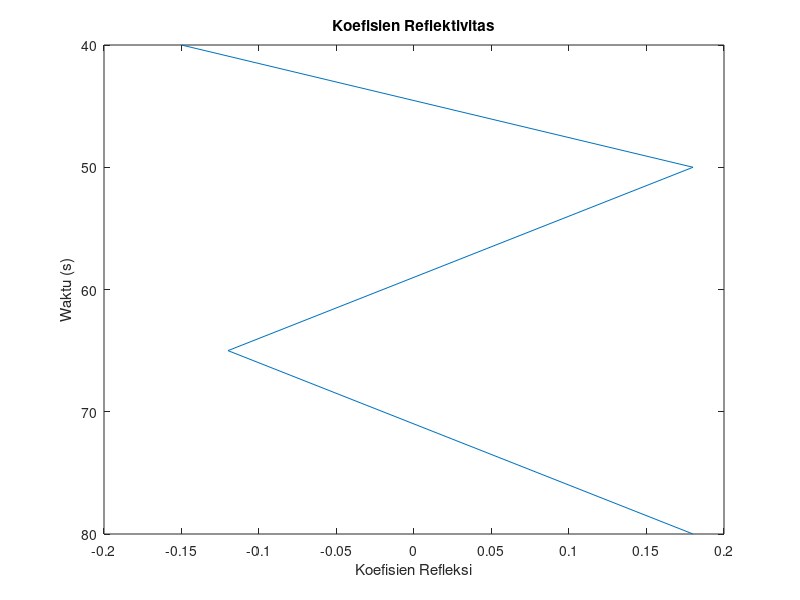
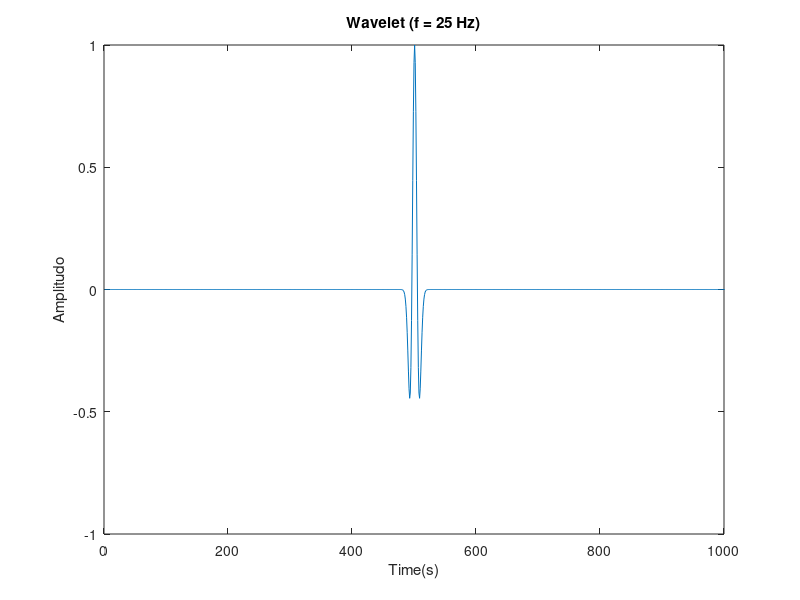
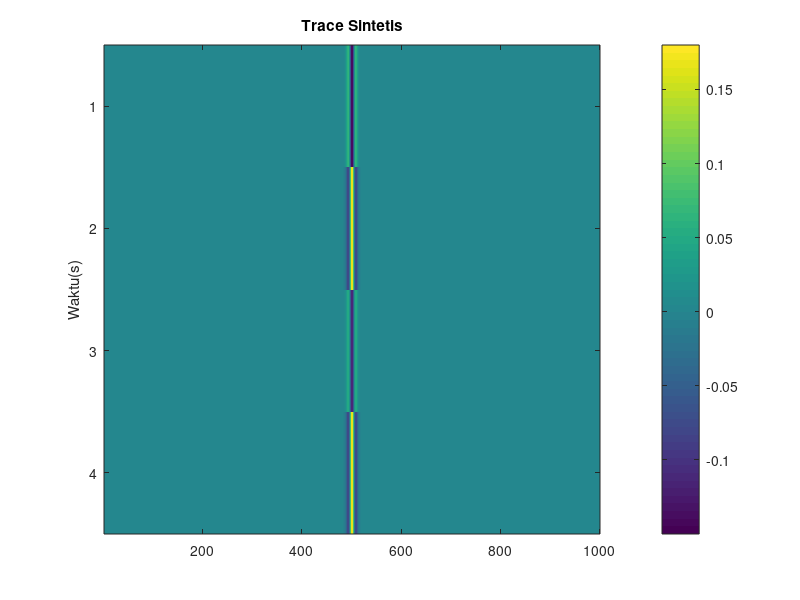

Write the MATLAB code that produced these figures, in order.
% Plotting Koefisien Refleksi terhadap waktu
T = [40;50;65;80]; %waktu
kr = [-0.15;0.18;-0.12;0.18]; %Koefisien Refleksi
% wavelet
f = 25; %frekuensi
t = -1:0.002:1; %Rentang Waktu
w= (1-2*pi^2*f^2*t.^2).*exp(-pi^2*f^2*t.^2); %ricker wavelet formula
% trace sintesis menggunakan konvolusi
for i = 1:length(kr)
    trace = kr*w
end 
figure (1)%ploting kr dengan T
plot(kr,T) 
set(gca, 'YDir', 'reverse')
ylabel('Waktu (s)'), xlabel('Koefisien Refleksi')
title('Koefisien Reflektivitas')
figure (2)%ploting wavelet
plot(w)
xlim([0 1000]) 
ylabel('Amplitudo')
xlabel('Time(s)')
title('Wavelet (f = 25 Hz)') 
figure (3)%ploting trace sintetis
imagesc(trace)
ylabel('Waktu(s)')
colorbar
title('Trace Sintetis')
